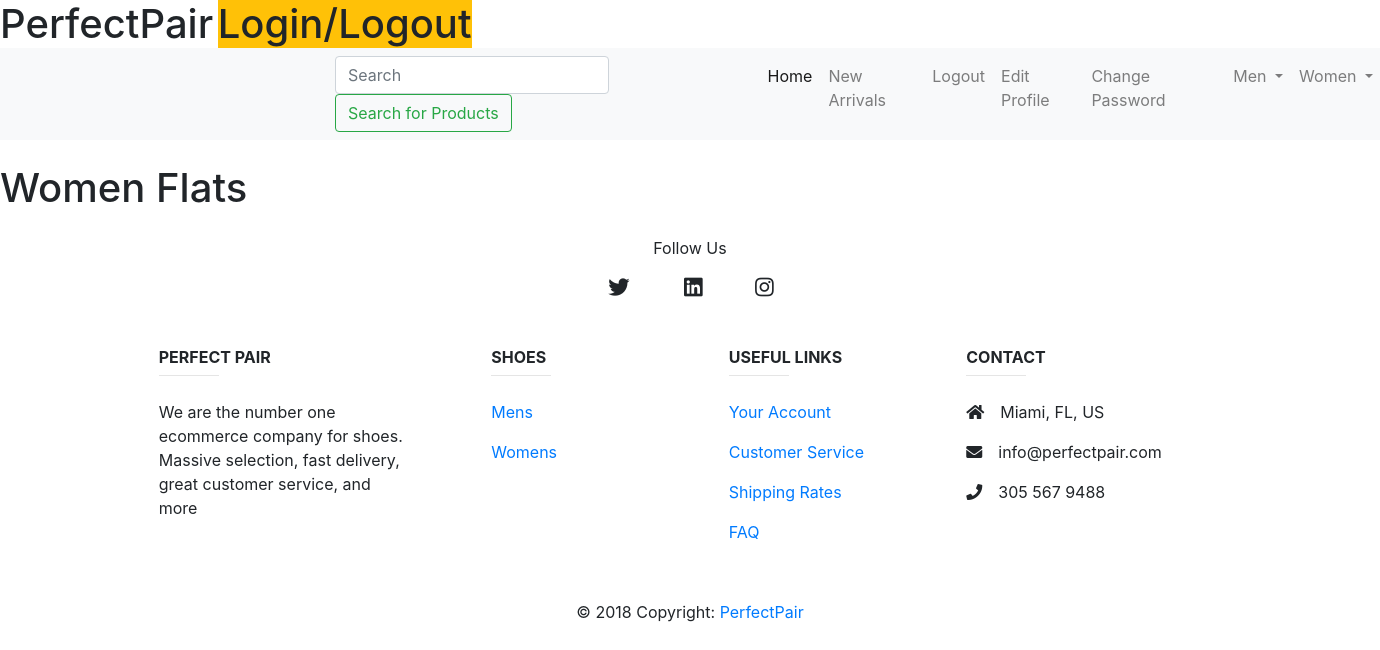
Page /shoe/women_flats (signed in) on the earlier database version.
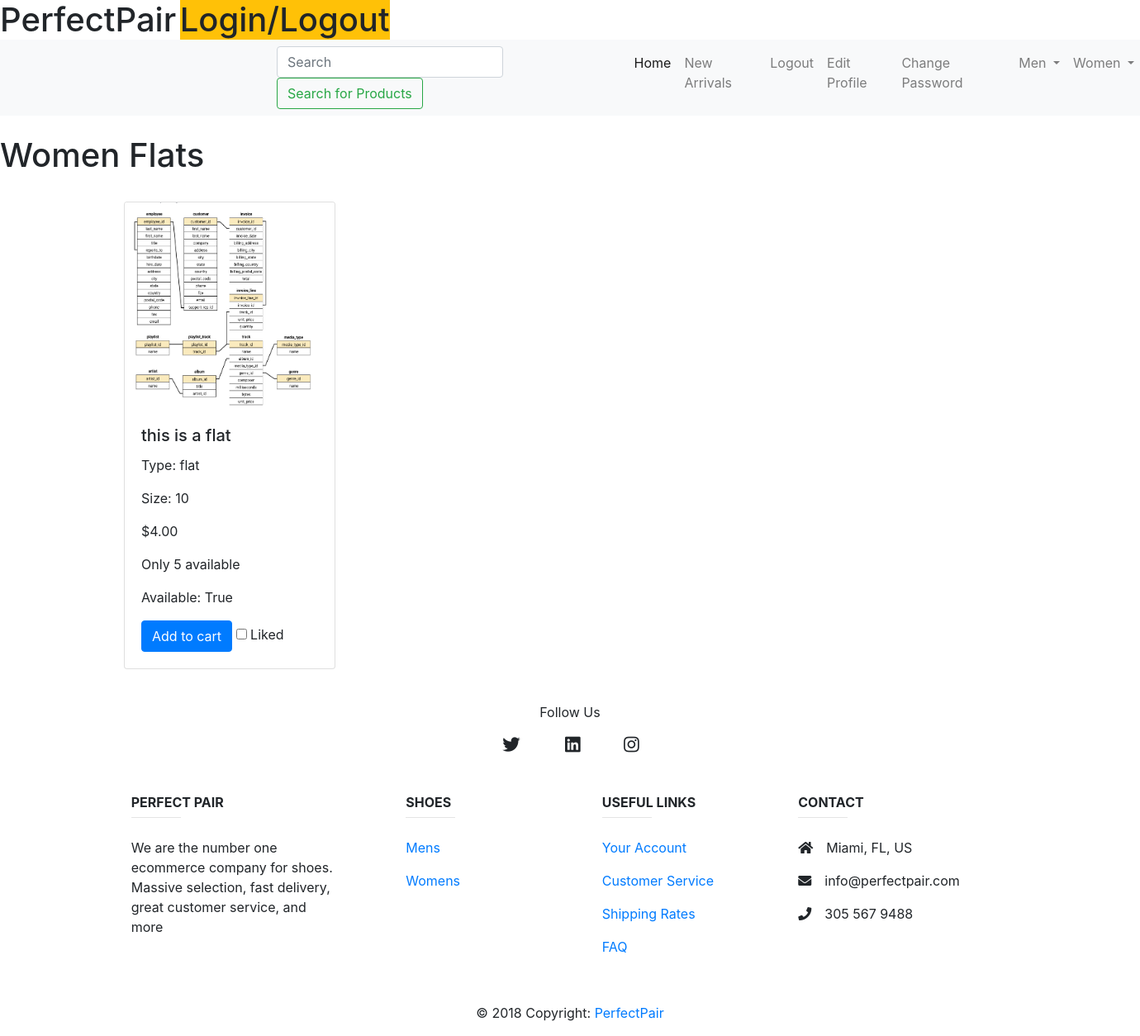
Same page on the later database version.
### shoe/models.py (models this page shows, shortened)
class Shoe(models.Model):
	name 			= models.CharField(max_length=30, default="Boosts")
	image 			= models.ImageField(upload_to='shoe/', blank=True, null=True)
	style 			= models.CharField(max_length=20, default="sneakers")
	size 			= models.IntegerField(default=10)
	color 			= models.CharField(max_length=20, default="blue")
	brand 			= models.CharField(max_length=20, default="Nike")
	price 			= models.DecimalField(max_digits=4, decimal_places=2, default=4.00)
	availability 	= models.BooleanField(default=True)
	new 			= models.BooleanField(default=True)
	stock 			= models.IntegerField(default=5)
	gender_choices 	= (
        ('M', 'Male'),
        ('F', 'Female'),
    )
	gender 			= models.CharField(max_length=1, choices=gender_choices, default="M")
	date 			= models.DateField(("Date"), default=datetime.date.today)
	like 			= models.BooleanField(default=True)

### shoe/views.py (the view)
# urls.py: path('women_flats', views.women_flats, name="women_flats"),
def women_flats(request):
	template = 'shoe/women_flats.html'
	shoe_list = Shoe.objects.all()
	context = {
		'shoe_list': shoe_list,
	}
	return render(request, template, context)

### shoe/templates/shoe/women_flats.html
{% include "base.html" %}
{% load static %}
{% block content %}
<h1>Women Flats</h1>
        <div class='card-columns mr-2'>
            {% for shoe in shoe_list %}
                {% if shoe.style == 'flat' and shoe.gender == 'F' %}
                    <div class="mb-4 mt-4 card text-left" style="width:16rem;">
                    <img src="{{shoe.image.url}}" class="card-img-top" style="width:254px; height:250px">
                    <div class="card-body" class="shadow-lg p-3 mb-5 bg-white rounded">
                        <h5 class="card-title">{{shoe.name}}</h5>
                        <p class="card-text">Type: {{shoe.style}}</p>
                        <p class="card-text">Size: {{shoe.size}}</p>
                        <p class="card-text">${{shoe.price}}</p>
                        <p class="card-text">Only {{shoe.stock}} available</p>
                        <p class="card-text">Available: {{shoe.availability}}</p>
                        <a href="{% url 'shoe:cart_list' %}"class="btn btn-primary" name='q1'>Add to cart</a>
                        <input id="apto" type="checkbox">
                        <label for="apto">Liked</label>
                    </div>
                    </div>
                {% endif %}
            {% endfor %}
        </div>
{% include 'footer.html' %}
{% endblock %}

Differences in the rows shown:
added Shoe: image (picture), name "this is a flat", style "flat", size "10", price "4.00", stock "5", availability "True"
